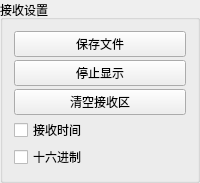
       <widget class="QGroupBox" name="groupBoxRevSet">
        <property name="sizePolicy">
         <sizepolicy hsizetype="Preferred" vsizetype="Preferred">
          <horstretch>0</horstretch>
          <verstretch>0</verstretch>
         </sizepolicy>
        </property>
        <property name="minimumSize">
         <size>
          <width>190</width>
          <height>0</height>
         </size>
        </property>
        <property name="maximumSize">
         <size>
          <width>220</width>
          <height>16777215</height>
         </size>
        </property>
        <property name="title">
         <string>接收设置</string>
        </property>
        <layout class="QVBoxLayout" name="verticalLayout_revset">
         <property name="spacing">
          <number>3</number>
         </property>
         <item>
          <widget class="QPushButton" name="pushButtonSaveRev">
           <property name="minimumSize">
            <size>
             <width>91</width>
             <height>0</height>
            </size>
           </property>
           <property name="text">
            <string>保存文件</string>
           </property>
          </widget>
         </item>
         <item>
          <widget class="QPushButton" name="pushButtonStopRev">
           <property name="minimumSize">
            <size>
             <width>91</width>
             <height>0</height>
            </size>
           </property>
           <property name="text">
            <string>停止显示</string>
           </property>
          </widget>
         </item>
         <item>
          <widget class="QPushButton" name="pushButtonClearRev">
           <property name="minimumSize">
            <size>
             <width>91</width>
             <height>0</height>
            </size>
           </property>
           <property name="text">
            <string>清空接收区</string>
           </property>
          </widget>
         </item>
         <item>
          <widget class="QCheckBox" name="checkBoxReVTime">
           <property name="text">
            <string>接收时间</string>
           </property>
          </widget>
         </item>
         <item>
          <widget class="QCheckBox" name="checkBoxRevHex">
           <property name="text">
            <string>十六进制</string>
           </property>
           <property name="checkable">
            <bool>true</bool>
           </property>
           <property name="checked">
            <bool>false</bool>
           </property>
           <property name="tristate">
            <bool>false</bool>
           </property>
          </widget>
         </item>
        </layout>
       </widget>
